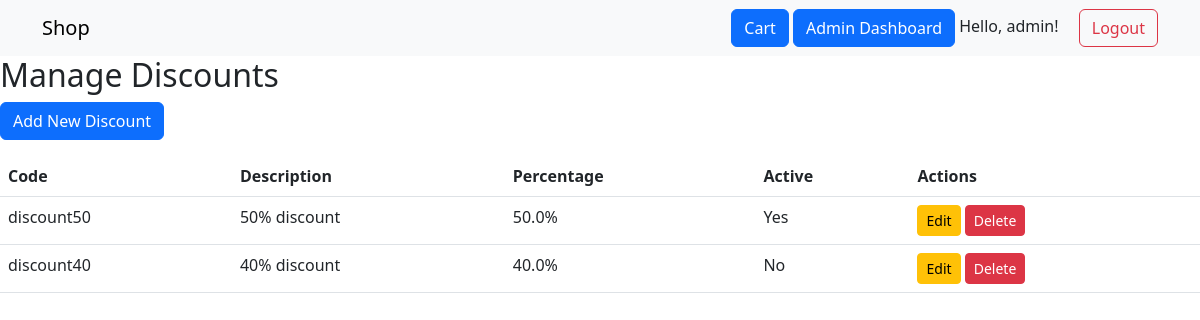
/admin/discounts (signed in), run on the app's committed database.
### app/models.py (models this page shows, shortened)
class User(db.Model, UserMixin):
    id = db.Column(db.Integer, primary_key=True)
    username = db.Column(db.String(80), unique=True, nullable=False)
    email = db.Column(db.String(120), unique=True, nullable=False)
    password = db.Column(db.String(200), nullable=False)
    is_admin = db.Column(db.Boolean, default=False)
    orders = db.relationship('Order', backref='user', lazy=True)

class DiscountCode(db.Model):
    id = db.Column(db.Integer, primary_key=True)
    code = db.Column(db.String(20), unique=True, nullable=False)
    description = db.Column(db.String(200))
    percentage = db.Column(db.Float, nullable=False)
    is_active = db.Column(db.Boolean, default=True)

### app/routes/admin_routes.py (the view)
@bp.route('/discounts')
@login_required
def manage_discounts():
    discounts = DiscountCode.query.all()  # Get all discounts
    return render_template('admin/manage_discounts.html', discounts=discounts)

### app/models.py (called while the page is built)
@login_manager.user_loader
def load_user(user_id):
    return User.query.get(int(user_id))

### app/templates/admin/manage_discounts.html
{% extends 'layout.html' %}
{% block content %}
  <h2>Manage Discounts</h2>
  <a href="{{ url_for('admin.add_discount') }}" class="btn btn-primary mb-3">Add New Discount</a>
  {% if discounts %}
    <table class="table">
      <thead>
        <tr>
          <th>Code</th>
          <th>Description</th>
          <th>Percentage</th>
          <th>Active</th>
          <th>Actions</th>
        </tr>
      </thead>
      <tbody>
        {% for discount in discounts %}
          <tr>
            <td>{{ discount.code }}</td>
            <td>{{ discount.description }}</td>
            <td>{{ discount.percentage }}%</td>
            <td>{{ 'Yes' if discount.is_active else 'No' }}</td>
            <td>
              <a href="{{ url_for('admin.edit_discount', id=discount.id) }}" class="btn btn-warning btn-sm">Edit</a>
              <form action="{{ url_for('admin.delete_discount', id=discount.id) }}" method="POST" style="display:inline;" onsubmit="return confirm('Are you sure you want to delete this discount?');">
                <button type="submit" class="btn btn-danger btn-sm">Delete</button>
              </form>
            </td>
          </tr>
        {% endfor %}
      </tbody>
    </table>
  {% else %}
    <p>No discounts available.</p>
  {% endif %}
{% endblock %}

### app/templates/layout.html (shortened to what this page needs)
<!DOCTYPE html>
<html lang="en">
<head>
    <link rel="stylesheet" href="https://cdn.jsdelivr.net/npm/bootstrap@5.3.0/dist/css/bootstrap.min.css">
</head>
<body>
<nav class="navbar navbar-expand-lg navbar-light bg-light">
    <div class="container">
        <a class="navbar-brand" href="/">Shop</a>
        <div class="ms-auto">
            <a href="{{ url_for('cart.view_cart') }}" class="btn btn-primary">Cart</a>
            {% if current_user.is_authenticated and current_user.is_admin %}
                <a href="{{ url_for('admin.dashboard') }}" class="btn btn-primary">Admin Dashboard</a>
            {% endif %}
            {% if current_user.is_authenticated %}
                <span class="me-3">Hello, {{ current_user.username }}!</span>
                <a href="{{ url_for('auth.logout') }}" class="btn btn-outline-danger">Logout</a>
            {% else %}
                <a href="{{ url_for('auth.login') }}" class="btn btn-outline-primary me-2">Login</a>
                <a href="{{ url_for('auth.register') }}" class="btn btn-primary">Register</a>
            {% endif %}
        </div>
    </div>
</nav>
<main>
    {% block content %}{% endblock %}
</main>
</body>
</html>

### data on the page
User: username "admin"
DiscountCode: code "discount50", description "50% discount", percentage "50.0", is_active "Yes"
DiscountCode: code "discount40", description "40% discount", percentage "40.0", is_active "No"
